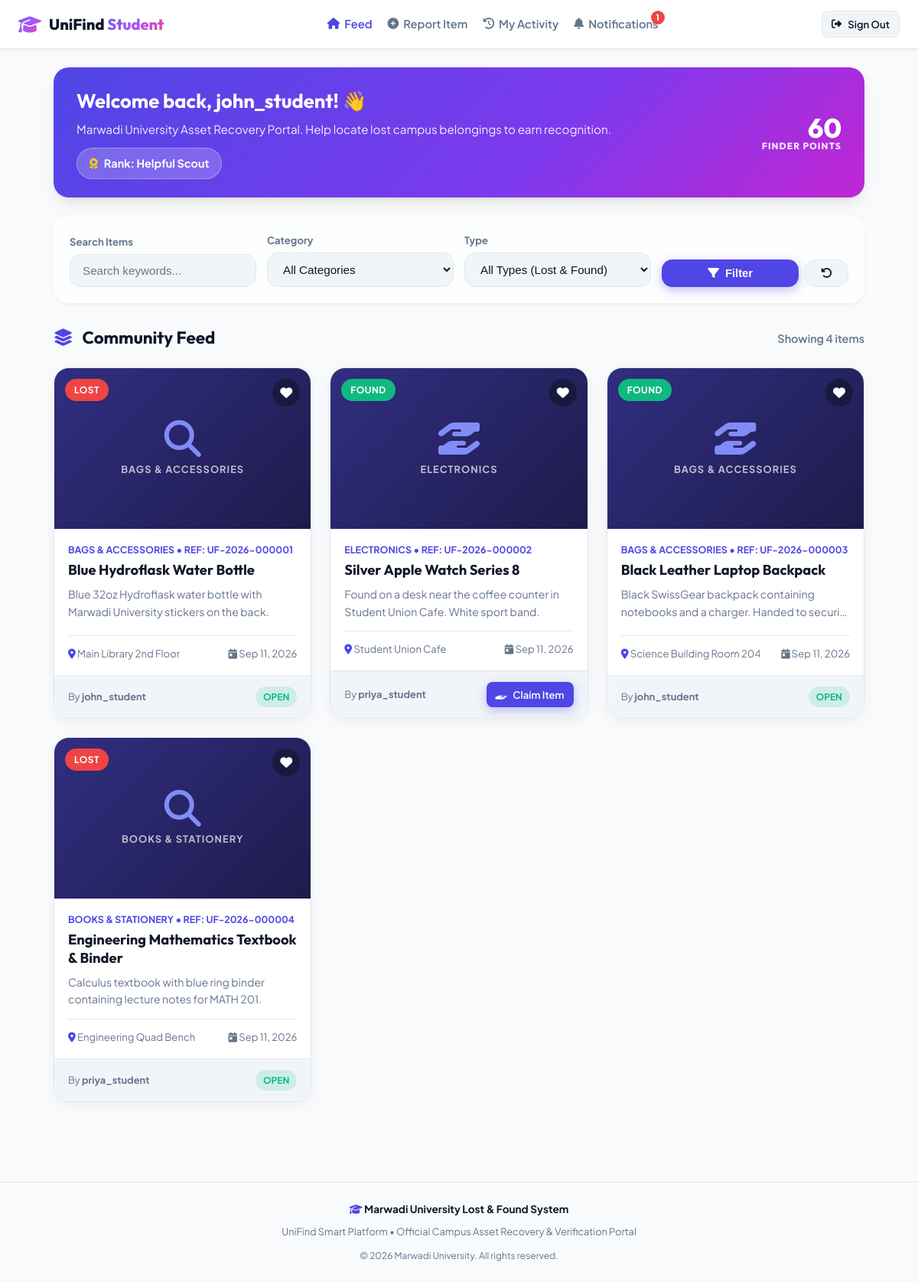
The app's page /student/dashboard.php (signed in) with its own data.
### tables this page shows
CREATE TABLE IF NOT EXISTS users (
    id INT PRIMARY KEY AUTO_INCREMENT,
    username VARCHAR(50) UNIQUE NOT NULL,
    email VARCHAR(100) UNIQUE NOT NULL,
    password VARCHAR(255) NOT NULL,
    role ENUM('student', 'admin', 'security') NOT NULL DEFAULT 'student',
    reward_points INT DEFAULT 0,
    badge VARCHAR(50) DEFAULT 'Novice Finder',
    created_at TIMESTAMP DEFAULT CURRENT_TIMESTAMP
);

CREATE TABLE IF NOT EXISTS reports (
    id INT PRIMARY KEY AUTO_INCREMENT,
    reference_number VARCHAR(24) UNIQUE NULL,
    user_id INT NOT NULL,
    title VARCHAR(255) NOT NULL,
    description TEXT,
    category VARCHAR(60) NOT NULL,
    location VARCHAR(150) NOT NULL,
    item_date DATE NOT NULL,
    report_type ENUM('lost', 'found') NOT NULL,
    status ENUM('open', 'claimed', 'resolved') DEFAULT 'open',
    verification_status ENUM('pending', 'verified', 'rejected') NOT NULL DEFAULT 'verified',
    image_path VARCHAR(255) NULL,
    verified_by INT NULL,
    verified_at TIMESTAMP NULL,
    custody_location VARCHAR(150) NULL,
    custody_notes TEXT NULL,
    created_at TIMESTAMP DEFAULT CURRENT_TIMESTAMP,
    FOREIGN KEY (user_id) REFERENCES users(id) ON DELETE CASCADE,
    FOREIGN KEY (verified_by) REFERENCES users(id) ON DELETE SET NULL
);

### config.php (called while the page is built, shortened)
<?php
$conn = new mysqli(DB_HOST, DB_USER, DB_PASS, DB_NAME);
$conn->set_charset('utf8mb4');
function e($string) {
    return htmlspecialchars($string ?? '', ENT_QUOTES, 'UTF-8');
}
function base_url($path = '') {
    $scriptName = str_replace('\\', '/', $_SERVER['SCRIPT_NAME'] ?? '/');
    $dir = str_replace('\\', '/', dirname($scriptName));
    if (basename($dir) === 'student' || basename($dir) === 'admin') {
        $dir = str_replace('\\', '/', dirname($dir));
    }
    $dir = rtrim($dir, '/\\');
    $cleanPath = ltrim($path, '/\\');
    return ($dir === '' || $dir === '/') ? '/' . $cleanPath : $dir . '/' . $cleanPath;
}
function get_current_user_id() {
    return $_SESSION['user_id'] ?? null;
}
function get_unread_notifications_count($userId) {
    global $conn;
    $stmt = $conn->prepare('SELECT COUNT(*) AS total FROM notifications WHERE user_id = ? AND is_read = 0');
    if ($stmt) {
        $stmt->bind_param('i', $userId);
        $stmt->execute();
        $res = $stmt->get_result()->fetch_assoc();
        return (int) ($res['total'] ?? 0);
    }
    return 0;
}

### student/dashboard.php (the view, shortened to what this page needs)
<?php
require_once __DIR__ . '/../config.php';
$userId = get_current_user_id();
$userStmt = $conn->prepare('SELECT username, email, reward_points, badge FROM users WHERE id = ?');
$userStmt->bind_param('i', $userId);
$userStmt->execute();
$studentUser = $userStmt->get_result()->fetch_assoc();
$rewardPoints = (int) ($studentUser['reward_points'] ?? 0);
$userBadge = $studentUser['badge'] ?? 'Novice Finder';
$search = trim($_GET['search'] ?? '');
$sql = "SELECT r.*, u.username AS reporter_name,
        (SELECT COUNT(*) FROM favorites f WHERE f.report_id = r.id AND f.user_id = ?) AS is_fav
        FROM reports r
        JOIN users u ON r.user_id = u.id
        WHERE r.verification_status = 'verified' AND r.status != 'resolved'";
$params = [$userId];
$types = 'i';
$sql .= " ORDER BY r.created_at DESC";
$stmt = $conn->prepare($sql);
if (!empty($params)) {
    $stmt->bind_param($types, ...$params);
}
$stmt->execute();
$items = $stmt->get_result()->fetch_all(MYSQLI_ASSOC);
$unreadNotifications = get_unread_notifications_count($userId);
require_once __DIR__ . '/../header.php';
?>
<div class="student-body">
  <header class="student-navbar">
    <div class="student-brand">
      <i class="fa-solid fa-graduation-cap gradient-text" style="font-size: 1.5rem;"></i>
      <span>UniFind <span class="gradient-text">Student</span></span>
    </div>
    <div class="student-nav-links">
      <a href="<?= base_url('student/dashboard.php') ?>" class="student-nav-item active">
        <i class="fa-solid fa-house"></i> Feed
      </a>
      <a href="<?= base_url('student/report_item.php') ?>" class="student-nav-item">
        <i class="fa-solid fa-plus-circle"></i> Report Item
      </a>
      <a href="<?= base_url('student/my_activity.php') ?>" class="student-nav-item">
        <i class="fa-solid fa-clock-rotate-left"></i> My Activity
      </a>
      <a href="<?= base_url('student/notifications.php') ?>" class="student-nav-item" style="position: relative;">
        <i class="fa-solid fa-bell"></i> Notifications
        <?php if ($unreadNotifications > 0): ?>
          <span style="position: absolute; top: -6px; right: -8px; background: var(--danger); color: #fff; font-size: 0.7rem; font-weight: 800; border-radius: 50%; width: 18px; height: 18px; display: flex; align-items: center; justify-content: center;">
            <?= $unreadNotifications ?>
          </span>
        <?php endif; ?>
      </a>
    </div>
    <div style="display: flex; align-items: center; gap: 12px;">
      <a href="<?= base_url('logout.php') ?>" class="btn btn-secondary btn-sm" title="Sign Out">
        <i class="fa-solid fa-right-from-bracket"></i> Sign Out
      </a>
    </div>
  </header>
  <main class="student-container">
    <div class="student-reward-widget">
      <div class="reward-info">
        <h2>Welcome back, <?= e($_SESSION['username']) ?>! 👋</h2>
        <p>Marwadi University Asset Recovery Portal. Help locate lost campus belongings to earn recognition.</p>
        <div style="margin-top: 12px;">
          <span class="reward-badge-pill">
            <i class="fa-solid fa-award" style="color: #facc15;"></i> Rank: <?= e($userBadge) ?>
          </span>
        </div>
      </div>
      <div class="points-counter">
        <?= $rewardPoints ?>
        <span>Finder Points</span>
      </div>
    </div>
    <div class="glass-card" style="border-radius: var(--radius-lg); padding: 20px; margin-bottom: 28px; box-shadow: var(--shadow-sm);">
      <form method="GET" action="" style="display: grid; grid-template-columns: repeat(auto-fit, minmax(180px, 1fr)); gap: 14px; align-items: end;">
        <div>
          <label style="font-size: 0.82rem; font-weight: 700; color: var(--text-muted); display: block; margin-bottom: 6px;">Search Items</label>
          <input type="text" name="search" class="form-control" placeholder="Search keywords..." value="<?= e($search) ?>">
        </div>
        <div>
          <label style="font-size: 0.82rem; font-weight: 700; color: var(--text-muted); display: block; margin-bottom: 6px;">Category</label>
          <select name="category" class="form-control">
            <option value="">All Categories</option>
          </select>
        </div>
        <div>
          <label style="font-size: 0.82rem; font-weight: 700; color: var(--text-muted); display: block; margin-bottom: 6px;">Type</label>
          <select name="type" class="form-control">
            <option value="">All Types (Lost & Found)</option>
          </select>
        </div>
        <div style="display: flex; gap: 8px;">
          <button type="submit" class="btn btn-primary" style="flex-grow: 1;">
            <i class="fa-solid fa-filter"></i> Filter
          </button>
          <a href="<?= base_url('student/dashboard.php') ?>" class="btn btn-secondary" title="Reset Filters">
            <i class="fa-solid fa-rotate-left"></i>
          </a>
        </div>
      </form>
    </div>
    <div style="display: flex; align-items: center; justify-content: space-between; margin-bottom: 20px;">
      <h2 style="font-size: 1.4rem;">
        <i class="fa-solid fa-layer-group" style="color: var(--primary); margin-right: 8px;"></i> Community Feed
      </h2>
      <span style="font-size: 0.9rem; color: var(--text-muted); font-weight: 600;">
        Showing <?= count($items) ?> items
      </span>
    </div>
    <?php if (empty($items)): ?>
      <div class="glass-card" style="text-align: center; padding: 60px 20px; border-radius: var(--radius-lg);">
        <i class="fa-solid fa-box-open" style="font-size: 3.5rem; color: var(--text-muted); margin-bottom: 16px;"></i>
        <h3>No matching items found</h3>
        <p style="color: var(--text-muted); max-width: 400px; margin: 8px auto 20px;">
          Adjust your search filters or report a new lost/found item to assist the campus community.
        </p>
        <a href="<?= base_url('student/report_item.php') ?>" class="btn btn-primary">
          <i class="fa-solid fa-plus"></i> Report Item Now
        </a>
      </div>
    <?php else: ?>
      <div class="item-feed-grid">
        <?php foreach ($items as $item): ?>
          <div class="item-card">
            <span class="type-chip <?= $item['report_type'] === 'found' ? 'found' : 'lost' ?>">
              <?= ucfirst($item['report_type']) ?>
            </span>
            <a href="<?= base_url('student/toggle_favorite.php?id=' . $item['id']) ?>" class="fav-btn <?= $item['is_fav'] ? 'active' : '' ?>" title="Bookmark Item">
              <i class="fa-solid fa-heart"></i>
            </a>
            <?php if (!empty($item['image_path']) && file_exists(__DIR__ . '/../' . $item['image_path'])): ?>
              <img src="<?= base_url($item['image_path']) ?>" alt="<?= e($item['title']) ?>" class="item-card-image">
            <?php else: ?>
              <div class="item-card-placeholder">
                <i class="<?= $item['report_type'] === 'found' ? 'fa-solid fa-hand-holding-hand' : 'fa-solid fa-magnifying-glass' ?>"></i>
                <span style="font-size: 0.8rem; font-weight: 700; text-transform: uppercase; letter-spacing: 1px; margin-top: 6px; color: rgba(255,255,255,0.7);">
                  <?= e($item['category']) ?>
                </span>
              </div>
            <?php endif; ?>
            <div class="item-card-body">
              <div class="item-card-category"><?= e($item['category']) ?> • Ref: <?= e($item['reference_number']) ?></div>
              <h3 class="item-card-title"><?= e($item['title']) ?></h3>
              <p class="item-card-desc"><?= e($item['description']) ?></p>
              <div class="item-card-meta">
                <div class="item-card-meta-item">
                  <i class="fa-solid fa-location-dot" style="color: var(--primary);"></i> <?= e($item['location']) ?>
                </div>
                <div class="item-card-meta-item">
                  <i class="fa-solid fa-calendar-day"></i> <?= date('M d, Y', strtotime($item['item_date'])) ?>
                </div>
              </div>
            </div>
            <div class="item-card-footer">
              <div style="font-size: 0.8rem; color: var(--text-muted);">
                By <strong><?= e($item['reporter_name']) ?></strong>
              </div>
              <?php if ($item['report_type'] === 'found' && (int)$item['user_id'] !== $userId): ?>
                <a href="<?= base_url('student/submit_claim.php?id=' . $item['id']) ?>" class="btn btn-primary btn-sm">
                  <i class="fa-solid fa-hand-holding"></i> Claim Item
                </a>
              <?php else: ?>
                <span class="badge badge-<?= $item['status'] ?>">
                  <?= ucfirst($item['status']) ?>
                </span>
              <?php endif; ?>
            </div>
          </div>
        <?php endforeach; ?>
      </div>
    <?php endif; ?>
  </main>
</div>
<?php require_once __DIR__ . '/../footer.php'; ?>

### records on screen
users: badge "Helpful Scout", reward_points "60"
reports: report_type "LOST", category "BAGS & ACCESSORIES", reference_number "UF-2026-000001", title "Blue Hydroflask Water Bottle", description "Blue 32oz Hydroflask water bottle with Marwadi University stickers on the back.", location "Main Library 2nd Floor", item_date "Sep 11, 2026", user.username "john_student", status "OPEN"
reports: report_type "FOUND", category "ELECTRONICS", reference_number "UF-2026-000002", title "Silver Apple Watch Series 8", description "Found on a desk near the coffee counter in Student Union Cafe. White sport band.", location "Student Union Cafe", item_date "Sep 11, 2026", user.username "priya_student"
reports: report_type "FOUND", category "BAGS & ACCESSORIES", reference_number "UF-2026-000003", title "Black Leather Laptop Backpack", description "Black SwissGear backpack containing notebooks and a charger. Handed to…", location "Science Building Room 204", item_date "Sep 11, 2026", user.username "john_student", status "OPEN"
reports: report_type "LOST", category "BOOKS & STATIONERY", reference_number "UF-2026-000004", title "Engineering Mathematics Textbook & Binder", description "Calculus textbook with blue ring binder containing lecture notes for MATH 201.", location "Engineering Quad Bench", item_date "Sep 11, 2026", user.username "priya_student", status "OPEN"

### other values on screen
$unreadNotifications "1"
$_SESSION['username'] "john_student"
count($items) "4"
